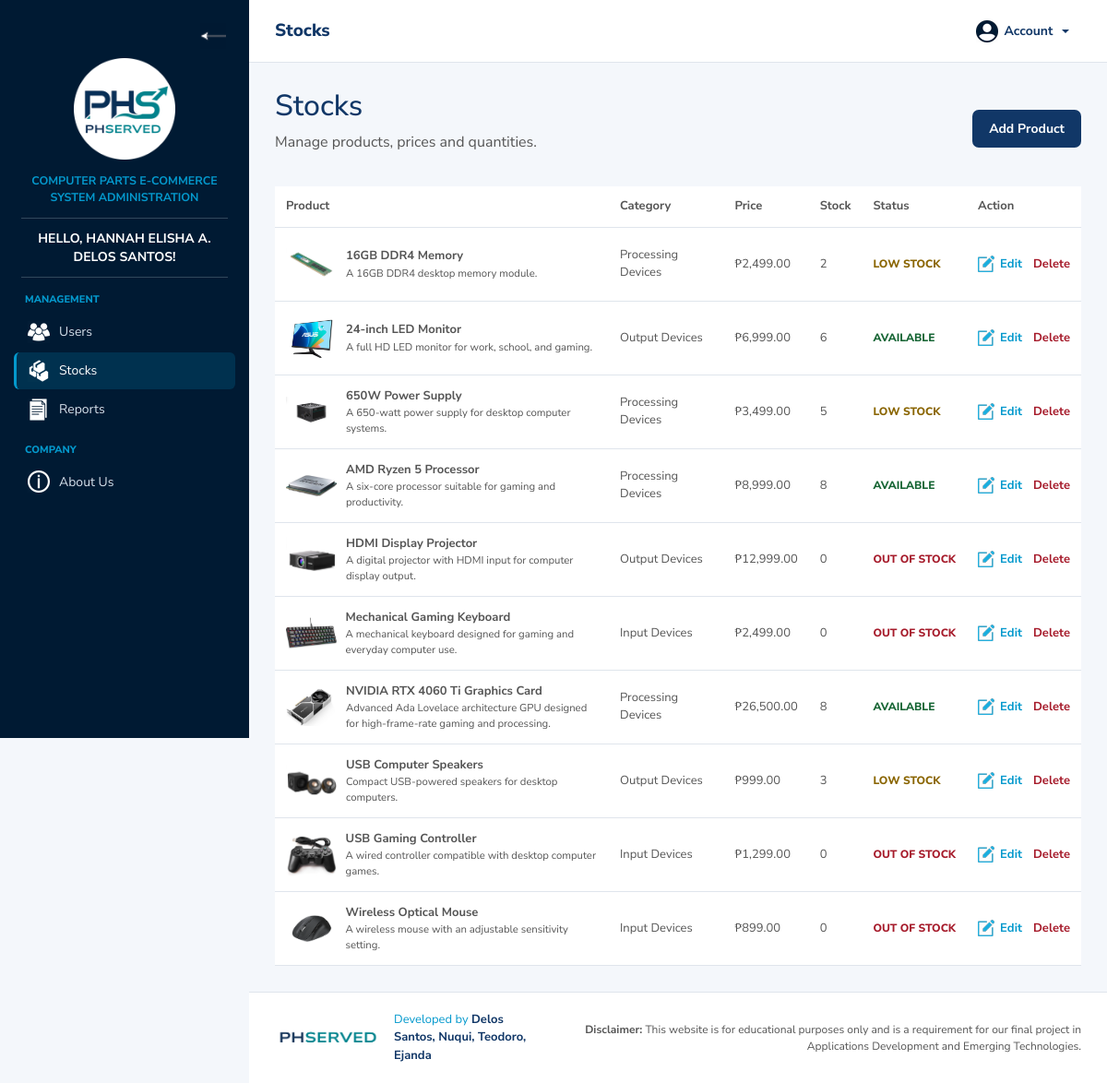
The app's page /seller/stocks.php (signed in) with its own data.
### tables this page shows
CREATE TABLE `products` (
  `product_id` int(11) NOT NULL,
  `category_id` int(11) NOT NULL,
  `product_name` varchar(150) NOT NULL,
  `product_image` varchar(255) DEFAULT NULL,
  `price` decimal(10,2) NOT NULL,
  `stock_quantity` int(11) NOT NULL DEFAULT 0,
  `product_status` varchar(30) NOT NULL DEFAULT 'Available',
  `description` text NOT NULL,
  `date_added` datetime DEFAULT current_timestamp(),
  `date_updated` datetime DEFAULT current_timestamp()
);

CREATE TABLE `categories` (
  `category_id` int(11) NOT NULL,
  `category_name` varchar(100) NOT NULL
);

### seller/stocks.php (the view, shortened to what this page needs)
<?php
require_once("../config/db_connect.php");
$product_sql =
    "SELECT
        products.*,
        categories.category_name
     FROM products
     INNER JOIN categories
        ON products.category_id = categories.category_id
     ORDER BY products.product_name";
$product_result =
    mysqli_query($conn, $product_sql);
include("includes/header.php");
include("includes/sidebar.php");
?>
<div class="main-wrapper" id="mainWrapper">
    <?php include("includes/top_nav.php"); ?>
    <main class="page-content">
        <div class="stocks-heading">
            <div>
                <h2>Stocks</h2>
                <p>
                    Manage products, prices and quantities.
                </p>
            </div>
            <a href="product_form.php" class="phserved-button">
                Add Product
            </a>
        </div>
        <div class="stocks-table-wrap">
            <table class="stocks-table">
                <thead>
                    <tr>
                        <th>Product</th>
                        <th>Category</th>
                        <th>Price</th>
                        <th>Stock</th>
                        <th>Status</th>
                        <th>Action</th>
                    </tr>
                </thead>
                <tbody>
                    <?php while (
                        $product =
                        mysqli_fetch_assoc($product_result)
                    ): ?>
                        <?php
                        if ($product["product_image"] != "") {
                            $image_path =
                                "../images/products/" .
                                basename(
                                    $product["product_image"]
                                );
                        } else {
                            $image_path =
                                "../images/logo/phserved_logo.png";
                        }
                        $stock_quantity =
                            (int) $product["stock_quantity"];
                        if ($stock_quantity == 0) {
                            $stock_status = "Out of Stock";
                            $status_class = "status-out";
                        } elseif ($stock_quantity <= 5) {
                            $stock_status = "Low Stock";
                            $status_class = "status-low";
                        } else {
                            $stock_status = "Available";
                            $status_class = "status-available";
                        }
                        ?>
                        <tr>
                            <td>
                                <div class="stock-product">
                                    <img src="<?php
                                    echo htmlspecialchars(
                                        $image_path
                                    );
                                    ?>" alt="<?php
                                    echo htmlspecialchars(
                                        $product["product_name"]
                                    );
                                    ?>">
                                    <div>
                                        <strong>
                                            <?php
                                            echo htmlspecialchars(
                                                $product["product_name"]
                                            );
                                            ?>
                                        </strong>
                                        <small>
                                            <?php
                                            echo htmlspecialchars(
                                                $product["description"]
                                            );
                                            ?>
                                        </small>
                                    </div>
                                </div>
                            </td>
                            <td>
                                <?php
                                echo htmlspecialchars(
                                    $product["category_name"]
                                );
                                ?>
                            </td>
                            <td>
                                ₱<?php
                                echo number_format(
                                    $product["price"],
                                    2
                                );
                                ?>
                            </td>
                            <td>
                                <?php
                                echo (int) $product[
                                    "stock_quantity"
                                ];
                                ?>
                            </td>
                            <td>
                                <span class="report-status <?php echo $status_class; ?>">
                                    <?php echo $stock_status; ?>
                                </span>
                            </td>
                            <td>
                                <div class="stock-actions">
                                    <a href="product_form.php?id=<?php
                                    echo (int) $product[
                                        "product_id"
                                    ];
                                    ?>" class="stock-edit-link">
                                        <img src="../images/icons/edit_product.png" alt="" class="action-icon"
                                            onerror="this.style.display='none'">
                                        Edit
                                    </a>
                                    <form method="POST" action="delete_product.php"
                                        onsubmit="return confirm('Delete this product?');">
                                        <button type="submit" class="stock-delete-button">
                                            Delete
                                        </button>
                                    </form>
                                </div>
                            </td>
                        </tr>
                    <?php endwhile; ?>
                </tbody>
            </table>
        </div>
    </main>
    <?php include("../includes/footer.php"); ?>

### assets/css/style.css (style rules this page uses)
:root { --primary-blue: #113767; --accent-blue: #0499cd; --night-blue: #001a33; --dark-gray: #555555; --light-gray: #f4f7fb; --border-color: #dfe5ec; --white: #ffffff; --sidebar-width: 270px; --collapsed-sidebar-width: 85px; }
* { box-sizing: border-box; }
html, body { margin: 0; padding: 0; min-height: 100%; }
body { background-color: var(--light-gray); color: var(--dark-gray); font-family: "Nunito Sans", sans-serif; }
a { color: inherit; text-decoration: none; }
.main-wrapper { min-height: 100vh; margin-left: var(--sidebar-width); transition: margin-left 0.2s; }
.page-content { width: 100%; max-width: 1400px; min-height: calc(100vh - 68px); margin: 0 auto; padding: 28px; }
.phserved-button { display: inline-block; padding: 10px 18px; border: 0; border-radius: 7px; background-color: var(--primary-blue); color: var(--white); font-size: 14px; font-weight: 700; cursor: pointer; }
.status-available { background-color: #dff5e8; color: #18743a; }
.status-low { background-color: #fff1c9; color: #966500; }
.status-out { background-color: #f8dddd; color: #a32828; }
.action-icon { width: 18px; height: 18px; flex: 0 0 18px; object-fit: contain; }
.stocks-heading { display: flex; justify-content: space-between; align-items: center; margin-bottom: 20px; }
.stocks-heading h2, .product-form-card h2 { color: var(--primary-blue); }
.stocks-table-wrap { overflow-x: auto; background: var(--white); }
.stocks-table { width: 100%; border-collapse: collapse; }
.stocks-table th, .stocks-table td { padding: 12px; border-bottom: 1px solid var(--border-color); text-align: left; font-size: 13px; }
.stock-product { display: flex; align-items: center; gap: 10px; min-width: 250px; }
.stock-product img { width: 55px; height: 55px; object-fit: contain; }
.stock-product small { display: block; max-width: 300px; }
.stock-edit-link { display: inline-flex; align-items: center; gap: 6px; color: var(--accent-blue); font-weight: bold; }
.stock-actions { display: flex; align-items: center; gap: 12px; }
.stock-actions form { margin: 0; }
.stock-delete-button { padding: 0; border: 0; background: transparent; color: #a61b2b; font-size: 13px; font-weight: 700; }
.report-status { display: inline-block; padding: 0; border: 0; border-radius: 0; background: transparent; font-size: 12px; font-weight: 800; text-transform: uppercase; white-space: nowrap; }
.status-available { color: #166534; }
.status-low { color: #8a6500; }
.status-out { color: #a61b2b; }

### records on screen
products: product_image (picture), product_name "16GB DDR4 Memory", description "A 16GB DDR4 desktop memory module.", category.category_name "Processing Devices", price "2,499.00", stock_quantity "2", stock_quantity "LOW STOCK"
products: product_image (picture), product_name "24-inch LED Monitor", description "A full HD LED monitor for work, school, and gaming.", category.category_name "Output Devices", price "6,999.00", stock_quantity "6", stock_quantity "AVAILABLE"
products: product_image (picture), product_name "650W Power Supply", description "A 650-watt power supply for desktop computer systems.", category.category_name "Processing Devices", price "3,499.00", stock_quantity "5", stock_quantity "LOW STOCK"
products: product_image (picture), product_name "AMD Ryzen 5 Processor", description "A six-core processor suitable for gaming and productivity.", category.category_name "Processing Devices", price "8,999.00", stock_quantity "8", stock_quantity "AVAILABLE"
products: product_image (picture), product_name "HDMI Display Projector", description "A digital projector with HDMI input for computer display output.", category.category_name "Output Devices", price "12,999.00", stock_quantity "0", stock_quantity "OUT OF STOCK"
products: product_image (picture), product_name "Mechanical Gaming Keyboard", description "A mechanical keyboard designed for gaming and everyday computer use.", category.category_name "Input Devices", price "2,499.00", stock_quantity "0", stock_quantity "OUT OF STOCK"
products: product_image (picture), product_name "NVIDIA RTX 4060 Ti Graphics Card", description "Advanced Ada Lovelace architecture GPU designed for high-frame-rate gaming and processing.", category.category_name "Processing Devices", price "26,500.00", stock_quantity "8", stock_quantity "AVAILABLE"
products: product_image (picture), product_name "USB Computer Speakers", description "Compact USB-powered speakers for desktop computers.", category.category_name "Output Devices", price "999.00", stock_quantity "3", stock_quantity "LOW STOCK"
products: product_image (picture), product_name "USB Gaming Controller", description "A wired controller compatible with desktop computer games.", category.category_name "Input Devices", price "1,299.00", stock_quantity "0", stock_quantity "OUT OF STOCK"
products: product_image (picture), product_name "Wireless Optical Mouse", description "A wireless mouse with an adjustable sensitivity setting.", category.category_name "Input Devices", price "899.00", stock_quantity "0", stock_quantity "OUT OF STOCK"

### other values on screen
$admin_name "HANNAH ELISHA A. DELOS SANTOS"
$page_title "Stocks"
